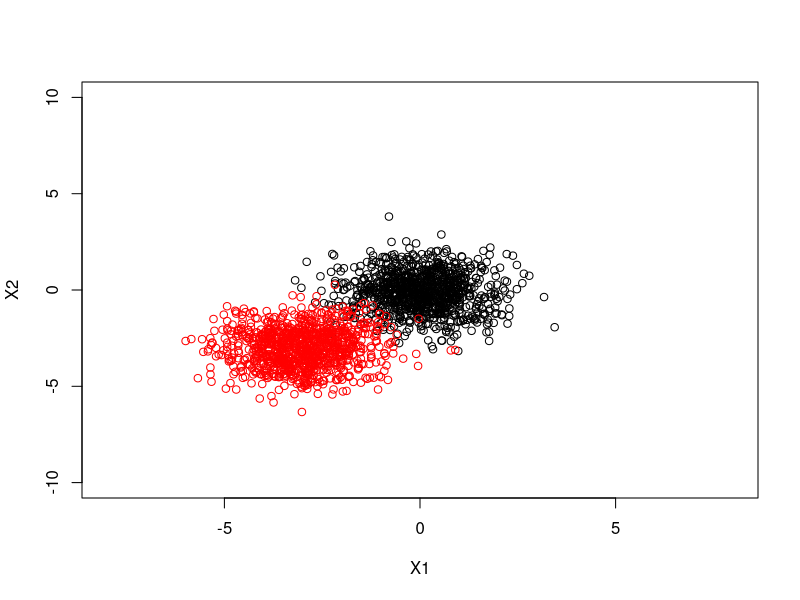

Recreate this plot in R.
# assign data
X1=rnorm(1000,0,1)
X2=rnorm(1000,0,1)
Y1=rnorm(1000,-3,1)
Y2=rnorm(1000,-3,1)

df = data.frame(X1,X2,Y1,Y2)
df

plot(X1, X2, xlim=range(-8, 8), ylim=range(-10, 10), axes = TRUE); 
points(Y1, Y2, col='red')

